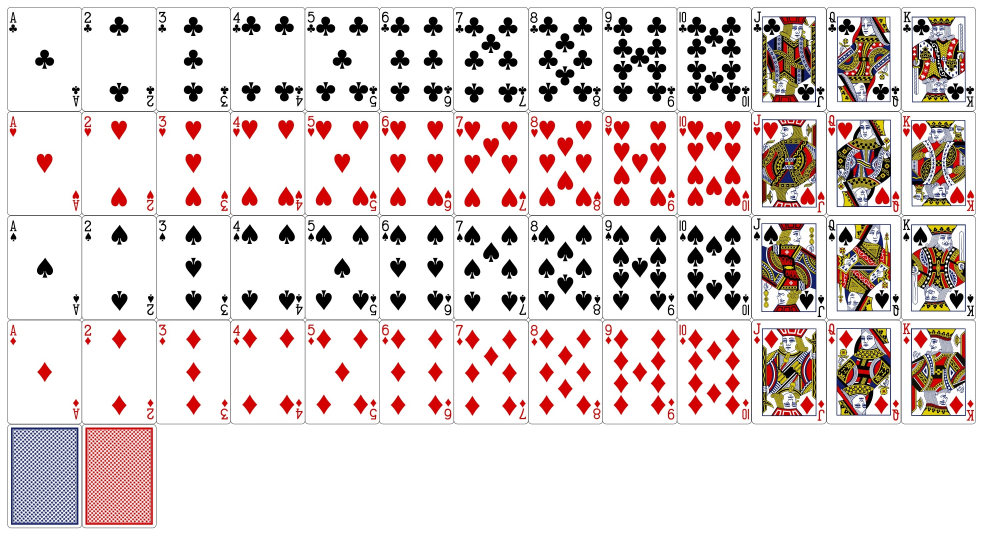
#> input picture Semi_project/card sets.jpg, 2948 x 1604 px (shown at 1/3 size)
$ jupyter execute OpenCV_semi_project.ipynb
#> lines starting #> are read from the running program, lines starting #| are printed output that depends on the picture; after the words box and inside, x2 and y2 are one past the last pixel; in counts of white or black regions, pixels touching at a corner belong together
[cell 1]
import io
import cv2
import requests
import numpy as np
import sys
from PIL import Image
from requests_toolbelt.multipart.encoder import MultipartEncoder

[cell 2]
img_set = cv2.imread("card sets.jpg")
#> img_set is the input picture: shape (1604, 2948, 3); mean B, G, R 212.3, 213.7, 225.3
img_gray = cv2.imread("card sets.jpg", 0)
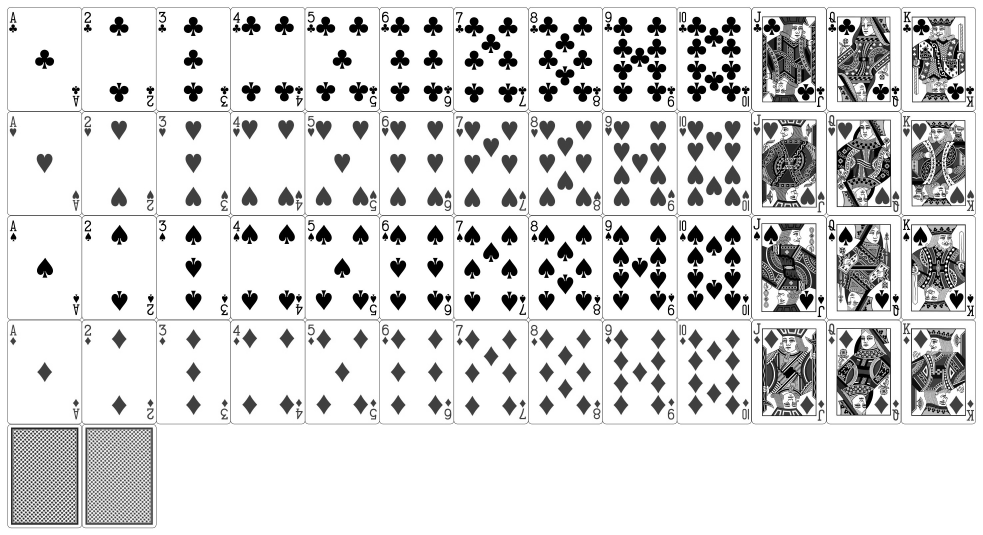
#> img_gray: shape (1604, 2948) (shown at 1/3 size); min 0, max 255, mean 217.1

card_type_img = []
# img_set = cv2.resize(img_set, (900, 400))
# src_hsv = cv2.cvtColor(img_set, cv2.COLOR_BGR2HSV)

# h, s, v = cv2.split(src_hsv)

_, dst = cv2.threshold(img_gray, 200, 255, cv2.THRESH_BINARY)
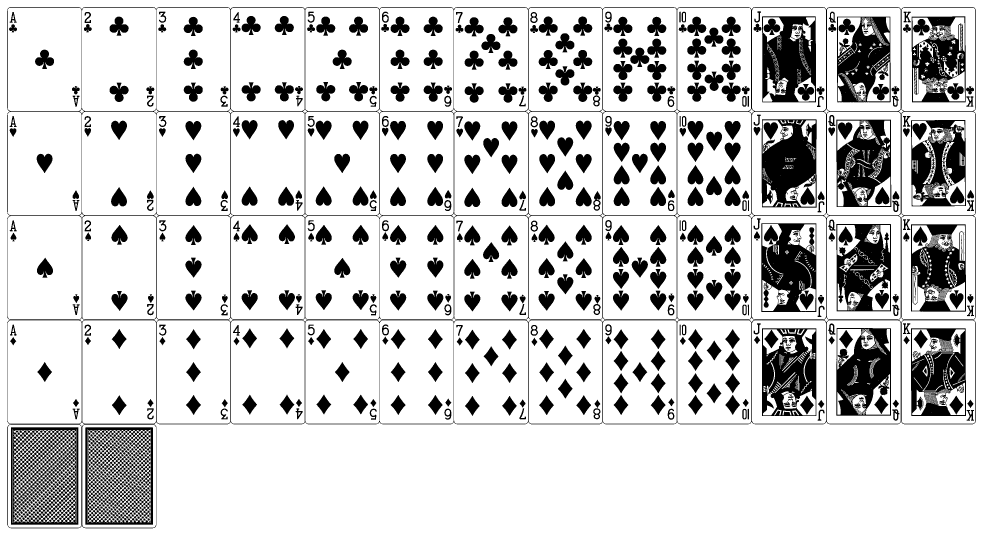
#> dst: shape (1604, 2948) (shown at 1/3 size); 80.7% white; 1064 black regions (49 under 20 px), largest, box (x1, y1, x2, y2) and area: (21, 21, 2928, 1585) 68650, (2285, 358, 2450, 623) 29717, (2286, 49, 2448, 307) 28644
# [7 lines of commented-out code are left out]


cnt, labels, stats, centroids = cv2.connectedComponentsWithStats(dst)
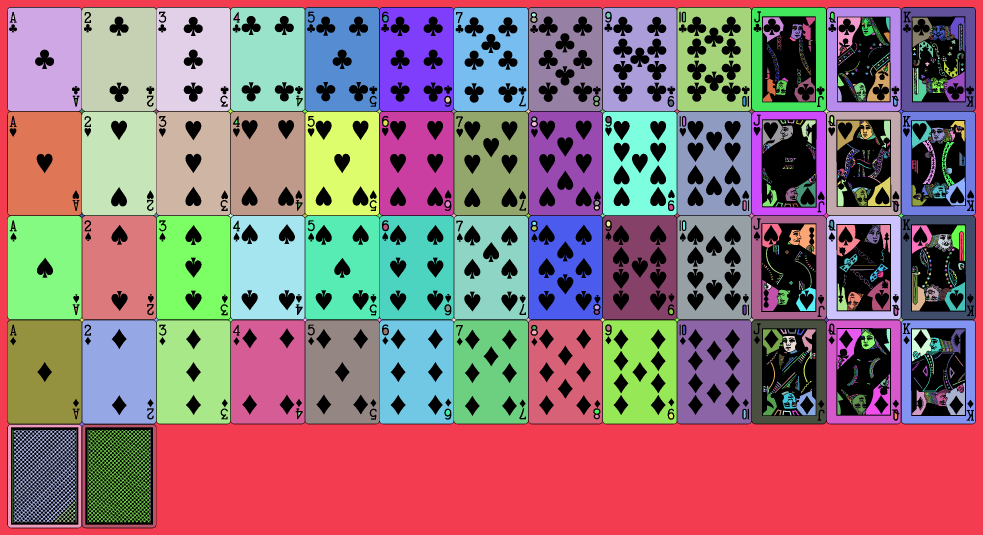
#> labels: shape (1604, 2948) int32 (shown at 1/3 size); 1633 distinct labels, from 0 to 1632; one colour per label, 0 black
#> cnt = 1633; stats = 1633 rows, first 6: [21, 21, 2907, 1564, 913838], [0, 0, 2948, 1604, 951894], [23, 23, 222, 310, 65560], [246, 23, 222, 310, 63691], [469, 23, 222, 310, 61798], [693, 23, 221, 310, 59673]; centroids = 1633 pairs, first value 38 to 2889.8, second value 44.24 to 1566

# [4 lines of commented-out code are left out]


img_gray = cv2.cvtColor(img_gray, cv2.COLOR_GRAY2BGR)
#> img_gray: shape (1604, 2948, 3)

src = img_set[23:23+310, 23:23+222]
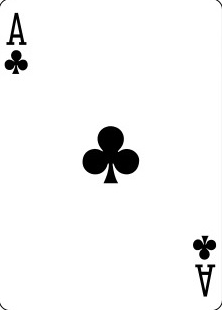
#> src: shape (310, 222, 3); min 0, max 255, mean 244.1
for i in range(1, cnt):
    (x, y, w, h, area) = stats[i]

    # 노이즈 제거
    if area < 10000:
        continue
    if area > 100000:
        continue

#     cv2.rectangle(img_set, (x, y, w, h), (0, 0, 255))
    dst = img_set[y:y+310, x:x+221].copy()
    dst = cv2.resize(dst, (148, 206), cv2.INTER_AREA)
    card_type_img.append(dst)
#> this loop made 1632 passes
#> pass 3, `dst = img_set[y:y+310, x:x+221].copy()`:
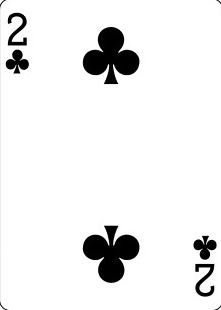
#> dst: shape (310, 221, 3); min 0, max 255, mean 237
#> after the loop, card_type_img = 54 items

#     cv2.imshow('img3', src)
#     cv2.waitKey()

card_type_img.pop()
card_type_img.pop()
# [10 lines of commented-out code are left out]

print(len(card_type_img))
#| 52

[cell 3]
type_card = ['AC', '2C', '3C', '4C', '5C', '6C', '7C', '8C', '9C', '10C', 'JC', 'QC', 'KC',
                'AH', '2H', '3H', '4H', '5H', '6H', '7H', '8H', '9H', '10H', 'JH', 'QH', 'KH',
                'AS', '2S', '3S', '4S', '5S', '6S', '7S', '8S', '9S', '10S', 'JS', 'QS', 'KS',
                'AD', '2D', '3D', '4D', '5D', '6D', '7D', '8D', '9D', '10D', 'JD', 'QD', 'KD']

dict_card = dict(zip(type_card, card_type_img))
#> dict_card = 52 items

[cell 4]
# cv2.imshow('img', dict_card['KC'])
# cv2.waitKey()
# cv2.destroyAllWindows()

[cell 5]
# [10 lines of commented-out code are left out]

[cell 6]
NUM_SORT = {'A' : 1, '2' : 2, '3' : 3, '4' : 4, '5' : 5, '6' : 6,
            '7' : 7, '8' : 8, '9' : 9, '10' : 10, 'J' : 11, 'Q' : 12, 'K' : 13}
NUM_RANK = {'A' : 13, '2' : 1, '3' : 2, '4' : 3, '5' : 4, '6' : 5,
            '7' : 6, '8' : 7, '9' : 8, '10' : 9, 'J' : 10, 'Q' : 11, 'K' : 12}
HAND_RANK = {'Royal Flush' : 9, 'Straight Flush' : 8, 'Four of a kind' : 7,
            'Full House' : 6, 'Flush' : 5, 'Straight' : 4, 'Three of a kind' : 3,
            'Two pair' : 2, 'One pair' : 1}
STRAIGHT_COMB = ['A2345', '23456', '34567', '45678', '56789',
                 '678910', '78910J', '8910JQ', '910JQK']
ROYAL_FLUSH = '10JQKA'

[cell 7]
# 내 패를 확인해서 숫자와 패턴이 얼마나 있는지 딕셔너리로 반환
def check_hands(num_list_f, pattern_list_f):
    num_count_dict = {}
    pattern_count_dict = {}
    for i in num_list_f:
        try:
            num_count_dict[i] += 1
        except:
            num_count_dict[i] = 1
    for j in pattern_list_f:
        try:
            pattern_count_dict[j] += 1
        except:
            pattern_count_dict[j] = 1
    return num_count_dict, pattern_count_dict

# 내 패를 확인해 가장 좋은 패 조합을 출력
def print_hands(ncount_f, pcount_f):
    # 입력으로 받아온 딕셔너리(숫자와 패턴의 수)를 인덱스 값으로 오름차순 정렬
    dict_n = dict(sorted(ncount_f.items(), key=lambda x: x [1]))
    dict_p = dict(sorted(pcount_f.items(), key=lambda x: x [1]))


    pair = False              # 페어의 여부를 확인
    straight = False         # 스트레이트의 여부를 확인
    flush = False            # 플러쉬의 여부를 확인
    hand_ranking = []     # 내 패의 조합들을 넣을 리스트
    high_card = []          # 내 패의 조합들의 가장 높은 숫자카드를 넣을 리스트
    temp_list = []           # 임시로 저장에 쓸 리스트
#     comb = None
    key_list = num_list.copy()

    # 숫자 조합 확인(스트레이트 제외)
    for key, idx in dict_n.items():
        # 같은 숫자가 4개 있으면
        if idx == 4:
            # 포카드
            hand_ranking.append('Four of a kind')
            high_card.append(key)
        # 같은 숫자가 3개있고
        elif idx == 3:
            # 페어 상태라면
            # (딕셔너리를 인덱스 기준으로 오름차순 정렬했기 때문에
            # 풀하우스이면서 페어상태가 아닐수는 없음)
            if pair:
                # 풀하우스
                hand_ranking.append('Full House')
                high_card.append(key)
            # 페어 상태가 아니라면
            else:
                # 트리플
                hand_ranking.append('Three of a kind')
                high_card.append(key)
        # 같은 숫자가 2개있고
        elif idx == 2:
            # 페어 상태라면
            if pair:
                # 투페어
                hand_ranking.append('Two pair')
                high_card.append(key)
            # 페어 상태가 아니면
            else:
                # 원페어
                hand_ranking.append('One pair')
                high_card.append(key)
                # 페어상태를 True로
                pair = True

    # 스트레이트 검출을 위해 숫자들을 모두 받은 리스트를 오름차순으로 정렬
    n = len(key_list)
    for i in range(len(key_list)-1):
        n -= 1
        for j in range(n):
            if NUM_SORT[key_list[j+1]] < NUM_SORT[key_list[j]]:
                temp_key = key_list[j]
                key_list[j] = key_list[j+1]
                key_list[j+1] = temp_key
    for i in key_list:
        try:
            i in comb
        except:
            comb = i
        else:
            if not(i in comb):
                comb += i
    # 카드 문양 확인, 플러쉬 검출
    for key, idx in dict_p.items():
        # 같은 문양이 5개 이상 있다면
        if idx >= 5:
            # 플러쉬 상태를 True로
            flush = True
            # 그리고 플러쉬 상태인 카드들의 숫자를 추가
            for key_n, idx_p in card_dict.items():
                if key in idx_p:
                    temp_list.append(key_n)
        # 마찬가지로 카드들을 오름차순으로 정렬
        n = len(temp_list)
        for i in range(len(temp_list)-1):
            n -= 1
            for j in range(n):
                if NUM_SORT[temp_list[j+1]] < NUM_SORT[temp_list[j]]:
                    temp_idx = temp_list[j]
                    temp_list[j] = temp_list[j+1]
                    temp_list[j+1] = temp_idx
        for i in temp_list:
            try:
                i in find_flush_num
            except:
                find_flush_num = i
            else:
                if not(i in find_flush_num):
                    find_flush_num += i
    # 만약 플러쉬 상태의 숫자들중 A가 있다면 로얄 플러쉬 검출을 위해
    # royal_num에 숫자들의 조합에서 A를 가장 뒤로 빼준 값을 넣음
    try:
        'A' in find_flush_num
    except:
        pass
    else:
        if 'A' in find_flush_num:
            royal_list = list(find_flush_num)
            royal_list.append(royal_list.pop(0))
            for i in royal_list:
                try:
                    royal_num += i
                except:
                    royal_num = i
    # 스트레이트 검출
    for elem in STRAIGHT_COMB:
        # 내 패가 플러쉬 상태 이고
        if flush:
            try:
                ROYAL_FLUSH in royal_num
            except:
                pass
            else:
                # royal_num에 로얄 스트레이트 조합이 들어가 있다면
                if ROYAL_FLUSH in royal_num:
                    # 로얄 플러쉬이다
                    hand_ranking.append('Royal Flush')
                    high_card.append('A')
                    break
            finally:
                if elem in find_flush_num:
                    hand_ranking.append('Straight Flush')
                    high_card.append(list(elem)[-1])
                else:
                    hand_ranking.append('Flush')
                    if 'A' in find_flush_num:
                        high_card.append('A')
                    else:
                        high_card.append(list(find_flush_num)[-1])
        # 플러쉬 상태가 아니고
        else:
            # 조합에 연속된 숫자가 있다면
            if elem in comb:
                # 스트레이트
                hand_ranking.append('Straight')
                high_card.append(list(elem)[-1])
    # str을 분리시켜 넣었기 때문에 '10'이 '1', '0'으로 분리가 되어
    # '0'이 들어왔을 경우 '0' 대신 '10'을 넣음
    if '0' in high_card:
        high_card[high_card.index('0')] = '10'

    if len(hand_ranking) > 1:
        max_rank = hand_ranking[0]
        for i in hand_ranking:
            if HAND_RANK[max_rank] < HAND_RANK[i]:
                max_rank = i
        max_num = high_card[hand_ranking.index(max_rank)]
    elif len(hand_ranking) == 1:
        max_rank = hand_ranking[0]
        max_num = high_card[0]
        if len(high_card) != 1:
            for i in high_card:
                if NUM_RANK[max_num] < NUM_RANK[i]:
                    max_num = i
    elif len(hand_ranking) == 0:
        max_rank = 'High Card'
        max_num = num_list[0]
        for i in num_list:
            if NUM_RANK[max_num] < NUM_RANK[i]:
                max_num = i

    print(high_card)
    print(hand_ranking)
#     if max_num == '0':
#         max_num = '10'

    result = max_num + ' ' + max_rank
    return result

[cell 8]
# [12 lines of commented-out code are left out]
card_type = ['8H', '7C', '6D', '9C', '10S', '9D'] # 스트레이트

# [11 lines of commented-out code are left out]

[cell 9]
num_list = []
pattern_list = []
card_dict = {}
for idx in card_type:
    str_list = list(idx)
#     print('str_list = ', str_list)
    if len(str_list) == 3:
        str_list[0] += list(idx)[1]
        str_list[1] = str_list[2]
        str_list.pop()
    num_list.append(str_list[0])
    pattern_list.append(str_list[1])

# print('num_list = ', num_list)
# print('pattern_list = ', pattern_list)

for i in range(len(num_list)):
#     print(i)
    try:
        card_dict[num_list[i]]
    except:
        card_dict[num_list[i]] = pattern_list[i]
    else:
        temp = card_dict[num_list[i]]
        card_dict[num_list[i]] = []
        card_dict[num_list[i]].append(temp)
        card_dict[num_list[i]].append(pattern_list[i])

ncount, pcount = check_hands(num_list, pattern_list)

res = print_hands(ncount, pcount)
#> in print_hands, `dict_n = dict(sorted(ncount_f.items(), key=lambda x: x [1]))`: dict_n = {'8': 1, '7': 1, '6': 1, '10': 1, '9': 2}
#> in print_hands, `dict_p = dict(sorted(pcount_f.items(), key=lambda x: x [1]))`: dict_p = {'H': 1, 'S': 1, 'C': 2, 'D': 2}
#> the loop in print_hands, `for key, idx in dict_n.items():` made 5 passes
#> (key, idx, pair) on pass 5: ('9', 2, True)
#> (key, idx) on passes 1 to 4: ('8', 1), ('7', 1), ('6', 1), ('10', 1)
#> after the loop in print_hands, `for key, idx in dict_n.items():`: hand_ranking = ['One pair']; high_card = ['9']
#> the loop in print_hands, `for key, idx in dict_p.items():` made 4 passes
#> (key, idx) on passes 1 to 4: ('H', 1), ('S', 1), ('C', 2), ('D', 2)
#> after the loop in print_hands, `for key, idx in dict_p.items():`: temp_list = []
#> after the loop in print_hands, `for elem in STRAIGHT_COMB:`: hand_ranking = ['One pair', 'Straight']; high_card = ['9', '0']
#> in print_hands, `max_rank = hand_ranking[0]`: max_rank = 'One pair'
#> the loop in print_hands, `for i in hand_ranking:` made 2 passes
#> in print_hands, `max_num = high_card[hand_ranking.index(max_rank)]`: max_num = '10'
#| ['9', '10']
#| ['One pair', 'Straight']
#> in print_hands, `result = max_num + ' ' + max_rank`: result = '10 Straight'
#> res = '10 Straight'

print(res)
#| 10 Straight

[cell 10]
def card_detection(check_f, capture_f):
    if check_f == 0 and not(capture_f is None):
        card_type = []
        image = cv2.cvtColor(capture, cv2.COLOR_BGR2RGB)
        pilImage = Image.fromarray(image)

        # Convert to JPEG Buffer
        buffered = io.BytesIO()
        pilImage.save(buffered, quality=100, format="JPEG")

        # Build multipart form and post request
        m = MultipartEncoder(fields={'file': ("imageToUpload", buffered.getvalue(), "image/jpeg")})

        response = requests.post("https://detect.roboflow.com/play_cards_standard/1?api_key=hn2gJ5RSbbaI5Az5o7MT",
                                 data=m, headers={'Content-Type': m.content_type})
        result = response.json()['predictions']

        check += 1
        # 인식한 부분에 네모 박스 추가
        for idx in result:
            x = int(idx['x'] - (idx['width']/2))
            y = int(idx['y'] - (idx['height']/2))
            text = "{:0.2f}%, {}".format(idx['confidence']*100, idx['class'])
            cv2.rectangle(capture_f, (x, y, idx['width'], idx['height']), (0, 0, 255), 1)
            cv2.putText(capture_f, text , (x, y-5) ,cv2.FONT_HERSHEY_SIMPLEX, 0.5, (0, 0, 255), 2)

            confidence[idx['class']] = idx['confidence']*100

            if not (idx['class'] in card_type):
                card_type.append(idx['class'])

[cell 11]
cap = cv2.VideoCapture(0)

if not cap.isOpened():
    print('failed')
    sys.exit()

card_type = []
confidence = {}

w = int(cap.get(cv2.CAP_PROP_FRAME_WIDTH))
h = int(cap.get(cv2.CAP_PROP_FRAME_HEIGHT))
# fps = int(cap.get(cv2.CAP_PROP_FPS))
capture = None
check = 0

# fourcc = cv2.VideoWriter_fourcc(*'DIVX')
# edge = False
# flip = False


while True:
    ret, frame = cap.read()
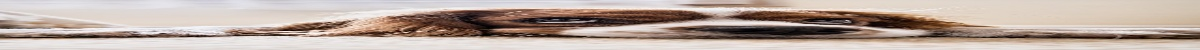
#> input picture 220811/img_resize.jpg, 1200 x 50 px, given in place of the camera
#> frame is the input picture: shape (50, 1200, 3); mean B, G, R 161.6, 170.3, 185.8

    if not ret:
        print('failed')
        break

    img = frame


    card_detection(check, capture)
# [30 lines of commented-out code are left out]
    cv2.imshow('img', img)

    if card_type:
        num_list = []
        pattern_list = []
        card_dict = {}
        for idx in card_type:
            str_list = list(idx)
            if len(str_list) == 3:
                str_list[0] += list(idx)[1]
                str_list[1] = str_list[2]
                str_list.pop()
            num_list.append(str_list[0])
            pattern_list.append(str_list[1])

        for i in range(len(num_list)):
            try:
                card_dict[num_list[i]]
            except:
                card_dict[num_list[i]] = pattern_list[i]
            else:
                temp = card_dict[num_list[i]]
                card_dict[num_list[i]] = []
                card_dict[num_list[i]].append(temp)
                card_dict[num_list[i]].append(pattern_list[i])

        ncount, pcount = check_hands(num_list, pattern_list)

        result_text = print_hands(ncount, pcount)

    if check == 1 and not(capture is None):
        cv2.imshow('detect', capture)
        check += 1
        start_w = 0
        if card_type:
            bg = np.zeros((206+50, ((148+3)* len(card_type)-3), 3), np.uint8)
            for idx in card_type:
                h, w = dict_card[idx].shape[:2]
                txt = '{}({:0.2f}%)'.format(idx, confidence[idx])
                bg[0:h, start_w:start_w + w] = dict_card[idx]
                cv2.putText(bg, txt , (start_w + int(w/5), h+15),
                            cv2.FONT_HERSHEY_SIMPLEX, 0.5, (255, 255, 255), 1, cv2.LINE_AA)
                cv2.putText(bg, result_text , (10 , 246),
                        cv2.FONT_HERSHEY_SIMPLEX, 0.5, (255, 255, 255), 1, cv2.LINE_AA)
                start_w = start_w + w + 3
            cv2.imshow('bg', bg)
        else:
            try:
                cv2.destroyWindow('bg')
            except:
                print('no window')

    key = cv2.waitKey(50)
#> (key Esc is pressed here)

    if key == 27:
        break
    elif key == ord('d'):
        capture = img
#         detection = not detection
        check = 0

cap.release()
cv2.destroyAllWindows()

[cell 12]
def onMouse(event, x, y, flags, param):
    if event==cv2.EVENT_LBUTTONDOWN: # 마우스 왼쪽 버튼 클릭
        if 0 <= x < 200 and 0 <= y < 200:
            cards = np.zeros((((h//2)+3)*4-3, ((w//2)+3)*13-3, 3), np.uint8)
            show_all_card(cards)
            cv2.imshow('cards', cards)

    cv2.imshow('bg',param)

[cell 13]
# card_type = ['8H', '7C', '6D', '9C', '10S', '9D'] # 스트레이트
card_type = ['10H', 'JH', 'QH', 'KH', 'AH', '5C', '2H'] # 로얄 플러쉬

if card_type:
        num_list = []
        pattern_list = []
        card_dict = {}
        for idx in card_type:
            str_list = list(idx)
            if len(str_list) == 3:
                str_list[0] += list(idx)[1]
                str_list[1] = str_list[2]
                str_list.pop()
            num_list.append(str_list[0])
            pattern_list.append(str_list[1])

        for i in range(len(num_list)):
            try:
                card_dict[num_list[i]]
            except:
                card_dict[num_list[i]] = pattern_list[i]
            else:
                temp = card_dict[num_list[i]]
                card_dict[num_list[i]] = []
                card_dict[num_list[i]].append(temp)
                card_dict[num_list[i]].append(pattern_list[i])

        ncount, pcount = check_hands(num_list, pattern_list)

        result_text = print_hands(ncount, pcount)
#> the loop in print_hands (call 2), `for key, idx in dict_n.items():` made 7 passes
#> the loop in print_hands (call 2), `for key, idx in dict_p.items():` made 2 passes
#> (key, idx, flush) on pass 2: ('H', 6, True)
#> (key, idx) on pass 1: ('C', 1)
#> the loop in print_hands (call 2), `for i in royal_list:` made 7 passes
#> (i, royal_num) on passes 1 to 7: ('2', '2'), ('1', '21'), ('0', '210'), ('J', '210J'), ('Q', '210JQ'), ('K', '210JQK'), ('A', '210JQKA')
#> the loop in print_hands (call 2), `for i in hand_ranking:` made 2 passes
#| ['A', 'A']
#| ['Royal Flush', 'Flush']
#> result_text = 'A Royal Flush'

start_w = 0
if card_type:
    bg = np.zeros((206+50, ((148+3)* len(card_type)-3), 3), np.uint8)
    for idx in card_type:
        h, w = dict_card[idx].shape[:2]

        bg[0:h, start_w:start_w + w] = dict_card[idx]

        cv2.putText(bg, result_text , (10 , 246),
                cv2.FONT_HERSHEY_SIMPLEX, 0.5, (255, 255, 255), 1, cv2.LINE_AA)
        start_w = start_w + w + 3
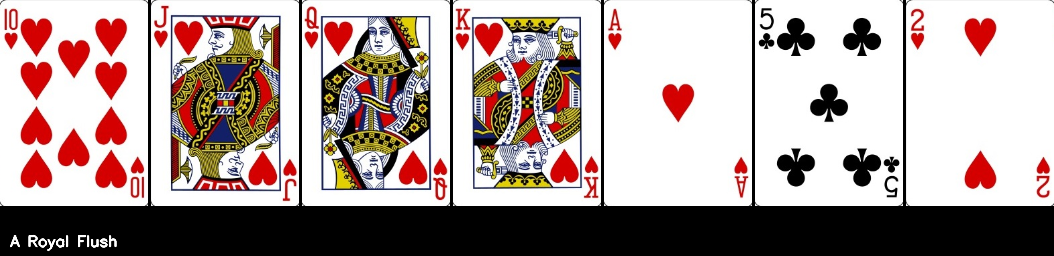
#> bg: shape (256, 1054, 3); mean of channels 0, 1, 2 153.7, 156.8, 172.6; drawn as B, G, R
#> after the loop, start_w = 1057

cv2.imshow('bg', bg)
cv2.setMouseCallback('bg',onMouse, bg)
cv2.waitKey()
cv2.destroyAllWindows()
